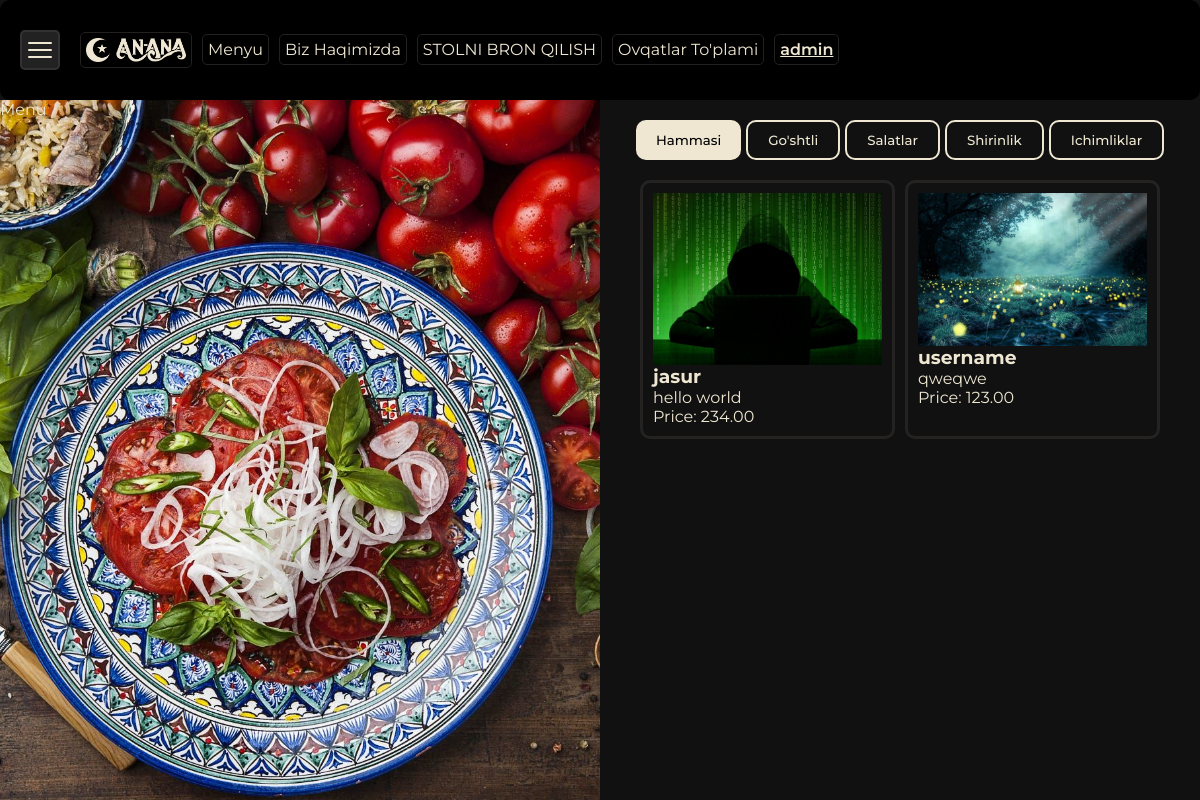
The app's page /menu_item/ (signed in), older data.
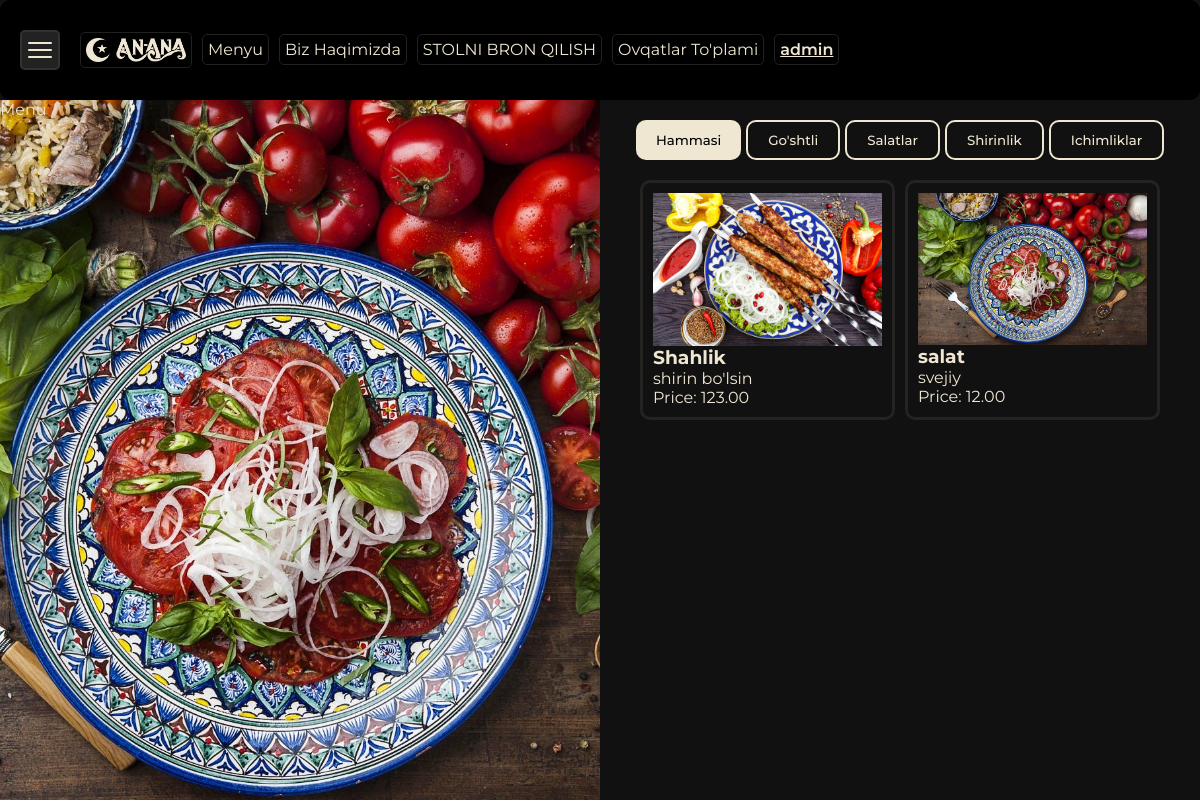
The same page, newer data.
### menu/models.py (models this page shows, shortened)
class MenuItem(models.Model):
    CHOICE_CATEGORY = [
        ('Hammasi','Hammasi'),
        ("Go'shtli","Go'shtli"),
        ('Salatlar','Salatlar'),
        ('Shirinlik','Shirinlik'),
        ('Ichimliklar','Ichimliklar')
    ]
    name = models.CharField(max_length=100)
    description = models.TextField()
    price = models.DecimalField(max_digits=5, decimal_places=2)
    available = models.BooleanField(default=True)
    category = models.CharField(max_length=15, choices=CHOICE_CATEGORY, default='Hammasi')
    image = models.ImageField(upload_to='media/', default='media/default.jpg')

### myproject/views.py (the view)
# urls.py: path('menu_item/', views.menu_item, name='menu_item'),
@login_required
def menu_item(request):
    menu_items = MenuItem.objects.all()
    context = {
        "menu_items":menu_items
    }
    return render(request, 'menu_item.html', {'context': context})

### templates/menu_item.html (shortened to what this page needs)
{% extends 'base.html' %}
{% load static %}
{% block css %}
  <link rel="stylesheet" href="{% static 'css/menu.css' %}" />
{% endblock %}
{% block content %}
  <div class="menu-main">
    <div class="left-2"><span class="text">Menu</span></div>
    <div class="right">
      <div class="buttons">
        <button class="filter-btn white-btn" data-category="all">Hammasi</button>
        <button class="filter-btn border-btn" data-category="Go'shtli">Go'shtli</button>
        <button class="filter-btn border-btn" data-category="Salatlar">Salatlar</button>
        <button class="filter-btn border-btn" data-category="Shirinlik">Shirinlik</button>
        <button class="filter-btn border-btn" data-category="Ichimliklar">Ichimliklar</button>
      </div>
      <div id="menu-items">
        {% for item in context.menu_items %}
          <div class="menu-item" data-category="{{ item.category }}">
            <img src="{{item.image.url}}" width="100%" alt="">
            <h3>{{ item.name }}</h3>
            <p>{{ item.description }}</p>
            <p>Price: {{ item.price }}</p>
          </div>
        {% endfor %}
      </div>
    </div>
  </div>
{% endblock %}

### templates/base.html (shortened to what this page needs)
{% load static %}
<html lang="en">
  <head>
    <link rel="stylesheet" href="{% static 'css/navbar.css' %}" />
    <link rel="stylesheet" href="{% static 'css/home.css' %}" />
    <link rel="stylesheet" href="{% static 'css/profile.css' %}">
    <link rel="stylesheet" type="text/css" href="https://cdn.jsdelivr.net/npm/toastify-js/src/toastify.min.css">
    {% block css %}
    {% endblock %}
  </head>
  <body style="background-color: #111;">
    <header>
      {% include 'navbar.html' %}
    </header>
    {% block content %}
    {% endblock %}
  </body>
</html>

### templates/navbar.html
{% load static %}
<div class="menu-container">
  <div class="burger-menu" id="burgerMenu">
    <div class="bar"></div>
    <div class="bar"></div>
    <div class="bar"></div>
  </div>
  <div class="main-links">
    <a href="/homepage" class="qitchen"><img width="100" src="{% static 'images/anana.png' %}" alt=""></a>
    <a href="/menu_item">Menyu</a>
    <a href="/about">Biz Haqimizda</a>
    <a href="/menu/make_reservation">STOLNI BRON QILISH</a>
    {% if request.user.username == 'admin' %}
    <a href="{% url "menu_create" %}">Ovqatlar To'plami</a>
    {% endif %}
    <a class="user" href="{% url "profile" request.user.username %}">{{request.user.username}}</a>
  </div>
</div>

### static/css/navbar.css (style rules this page uses)
* { padding: 0; margin: 0; box-sizing: border-box; font-family: "Montserrat", sans-serif; color: #EFE7D2; }
a { text-decoration: none; }
button { cursor: pointer; }
.border-btn { padding: 10px 20px; background-color: transparent; color: #EFE7D2; border: 2px solid #EFE7D2; font-family: "Montserrat", sans-serif; border-radius: 10px; font-weight: 500; }
.white-btn { padding: 10px 20px; background-color: #EFE7D2; color: #000; font-family: "Montserrat", sans-serif; border-radius: 10px; font-weight: 500; border: none; outline: none; }
.menu-container { background-color: black; display: flex; align-items: center; padding: 10px; border-radius: 10px; color: snow; width: 100%; height: 100px; padding: 0 20px; font-family: "Montserrat", sans-serif; gap: 20px; }
.menu-container .burger-menu { width: 40px; cursor: pointer; display: flex; flex-direction: column; justify-content: center; align-items: center; background-color: #222; border-radius: 5px; height: 40px; gap: 5px; padding: 5px; border: 2px solid rgba(239, 231, 210, 0.0823529412); }
.menu-container .burger-menu .bar { height: 2px; width: 90%; background-color: #EFE7D2; border-radius: 2px; transition: all 0.3s ease; }
.menu-container .main-links { display: flex; align-items: center; justify-content: space-between; gap: 10px; }
.menu-container .main-links a { color: #EFE7D2; text-decoration: none; font-size: medium; border: 1px solid #222120; padding: 5px; border-radius: 5px; }
.menu-container .main-links a.qitchen { font-size: 35px; font-family: "Forum", serif; font-weight: 500; font-style: normal; }
.menu-container .main-links a.user { font-weight: 600; text-decoration: underline; }

### static/css/home.css (style rules this page uses)
* { padding: 0; margin: 0; box-sizing: border-box; font-family: "Montserrat", sans-serif; color: #EFE7D2; }
a { text-decoration: none; }
button { cursor: pointer; }
.border-btn { padding: 10px 20px; background-color: transparent; color: #EFE7D2; border: 2px solid #EFE7D2; font-family: "Montserrat", sans-serif; border-radius: 10px; font-weight: 500; }
.white-btn { padding: 10px 20px; background-color: #EFE7D2; color: #000; font-family: "Montserrat", sans-serif; border-radius: 10px; font-weight: 500; border: none; outline: none; }

### static/css/profile.css (style rules this page uses)
* { padding: 0; margin: 0; box-sizing: border-box; font-family: "Montserrat", sans-serif; color: #EFE7D2; }
a { text-decoration: none; }
button { cursor: pointer; }
.border-btn { padding: 10px 20px; background-color: transparent; color: #EFE7D2; border: 2px solid #EFE7D2; font-family: "Montserrat", sans-serif; border-radius: 10px; font-weight: 500; }
.white-btn { padding: 10px 20px; background-color: #EFE7D2; color: #000; font-family: "Montserrat", sans-serif; border-radius: 10px; font-weight: 500; border: none; outline: none; }

### static/css/menu.css (style rules this page uses)
* { padding: 0; margin: 0; box-sizing: border-box; font-family: "Montserrat", sans-serif; color: #EFE7D2; }
a { text-decoration: none; }
button { cursor: pointer; }
.border-btn { padding: 10px 20px; background-color: transparent; color: #EFE7D2; border: 2px solid #EFE7D2; font-family: "Montserrat", sans-serif; border-radius: 10px; font-weight: 500; }
.white-btn { padding: 10px 20px; background-color: #EFE7D2; color: #000; font-family: "Montserrat", sans-serif; border-radius: 10px; font-weight: 500; border: none; outline: none; }
.menu-main { display: grid; grid-template-columns: 1fr 1fr; height: 88vh; gap: 0; }
.menu-main .right { overflow: scroll; overflow-x: hidden; height: 100%; padding: 0 5vh; }
.menu-main .right .buttons { display: flex; justify-content: center; margin: 20px 0; gap: 5px; }
.menu-main .right #menu-items { display: grid; flex-direction: column; grid-template-columns: repeat(2, 1fr); gap: 10px; }
.menu-main .right #menu-items .menu-item { border: 3px solid rgba(239, 231, 210, 0.0823529412); border-radius: 10px; padding: 10px; color: #EFE7D2; font-family: "Montserrat", sans-serif; display: flex; flex-direction: column; justify-content: center; gap: 5px; }

Row changes from the older to the newer data that the page shows:
removed MenuItem: image (picture), name "jasur", description "hello world", price "234.00"
removed MenuItem: image (picture), name "username", description "qweqwe", price "123.00"
added MenuItem: image (picture), name "Shahlik", description "shirin bo'lsin", price "123.00"
added MenuItem: image (picture), name "salat", description "svejiy", price "12.00"
